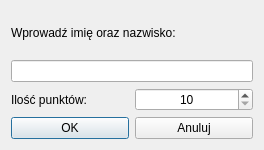
<?xml version="1.0" encoding="UTF-8"?>
<ui version="4.0">
 <class>Dialog</class>
 <widget class="QDialog" name="Dialog">
  <property name="geometry">
   <rect>
    <x>0</x>
    <y>0</y>
    <width>264</width>
    <height>150</height>
   </rect>
  </property>
  <property name="windowTitle">
   <string>Dialog</string>
  </property>
  <layout class="QGridLayout" name="gridLayout">
   <item row="0" column="0">
    <layout class="QVBoxLayout" name="verticalLayout_2">
     <item>
      <layout class="QVBoxLayout" name="verticalLayout">
       <item>
        <widget class="QLabel" name="label">
         <property name="text">
          <string>Wprowadź imię oraz nazwisko:</string>
         </property>
        </widget>
       </item>
       <item>
        <widget class="QLineEdit" name="lineEdit"/>
       </item>
      </layout>
     </item>
     <item>
      <layout class="QHBoxLayout" name="horizontalLayout_2">
       <item>
        <widget class="QLabel" name="label_2">
         <property name="text">
          <string>Ilość punktów:</string>
         </property>
        </widget>
       </item>
       <item>
        <widget class="QSpinBox" name="spinBox">
         <property name="alignment">
          <set>Qt::AlignmentFlag::AlignCenter</set>
         </property>
         <property name="minimum">
          <number>10</number>
         </property>
         <property name="maximum">
          <number>100</number>
         </property>
        </widget>
       </item>
      </layout>
     </item>
     <item>
      <layout class="QHBoxLayout" name="horizontalLayout">
       <item>
        <widget class="QPushButton" name="OK">
         <property name="text">
          <string>OK</string>
         </property>
        </widget>
       </item>
       <item>
        <widget class="QPushButton" name="Anuluj">
         <property name="text">
          <string>Anuluj</string>
         </property>
        </widget>
       </item>
      </layout>
     </item>
    </layout>
   </item>
  </layout>
 </widget>
 <resources/>
 <connections/>
</ui>
